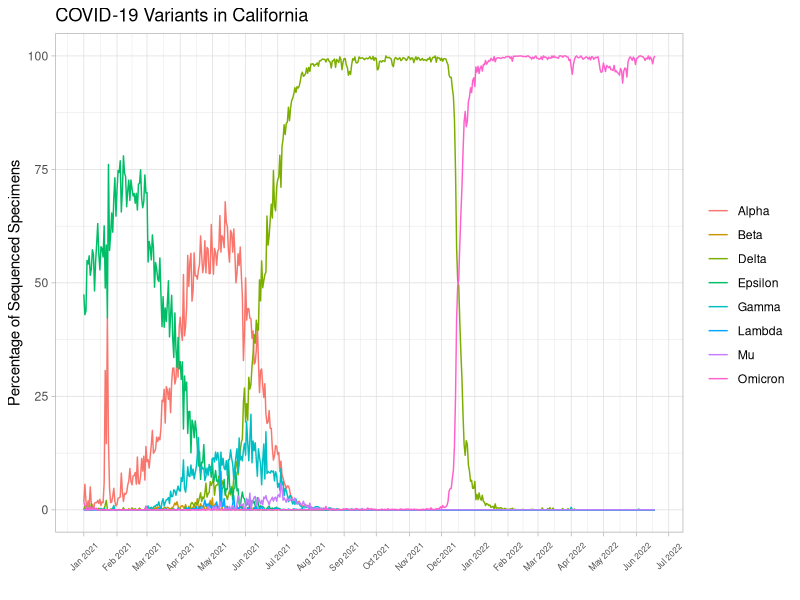

This figure's R source:
## ---- chunk 1
data <- read.csv("covid19_variants.csv")

library(ggplot2)

library(lubridate)

library(tidyverse)
## ---- chunk 2
data2 <- filter(data, variant_name != "Total")
head(data2)

data3 <- filter(data2, variant_name != "Other")
head(data3) 
## ---- chunk 3
data3$date <- ymd(data3$date)
## ---- chunk 4
plot <- ggplot(data3) + aes(date, percentage, group=variant_name) + 
  geom_line(aes(color=variant_name)) + 
  ggtitle("COVID-19 Variants in California")+
  labs(x="", y="Percentage of Sequenced Specimens") +
  scale_x_date(date_breaks = "1 month", date_labels = "%b %Y")+
  scale_color_discrete(name="")

plot + theme_light() + theme(axis.text.x = element_text(size=6, vjust=0.5, angle=45)) 
